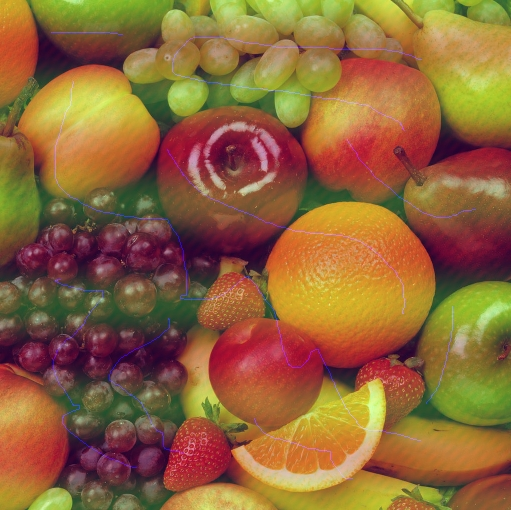
//> input picture fruit.jpg, 511 x 510 px
$ ./main fruit.jpg   (built with g++ and OpenCV 4)
//> lines starting //> are read from the running program, lines starting //| are printed output that depends on the picture
#include <stdio.h>
#include <opencv2/opencv.hpp>
#include "opencv2/imgproc/imgproc.hpp"
#include "opencv2/highgui/highgui.hpp"
#include <opencv2/core/core.hpp>
#include <iostream>

using namespace std;
using namespace cv;

bool RetrieveImage(int argc, char** argv);
void GetRGBChannels();
int display_dst(int delay);

int DELAY_CAPTION = 1500;
int DELAY_BLUR = 100;
int MAX_KERNEL_LENGTH = 31;
Mat src;  // Holds source image
Mat channel[3]; // Holds rgb channels
char window_name[] = "Filter Demo 1";
Mat dst;

int main(int argc, char** argv)
{
    if(!RetrieveImage(argc, argv))  // Try and get the image
      return -1;
//> in RetrieveImage, src is the input picture: 510 rows x 511 cols, CV_8UC3; mean B, G, R 58, 101.3, 143.5

    namedWindow("Original Image", WINDOW_AUTOSIZE);
    namedWindow("Resulting Image", WINDOW_AUTOSIZE);
    namedWindow("Final Image", WINDOW_AUTOSIZE);
    namedWindow("Channel 0", WINDOW_AUTOSIZE);
    namedWindow("Channel 1", WINDOW_AUTOSIZE);  // Create windows
    namedWindow("Channel 2", WINDOW_AUTOSIZE);

    split(src, channel);  // Split the source image (src) into multiple channels
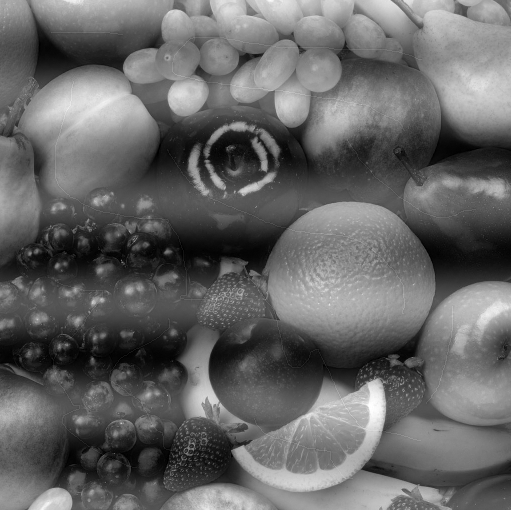
//> channel[1]: 510 rows x 511 cols, CV_8UC1; min 0, max 255, mean 101.3
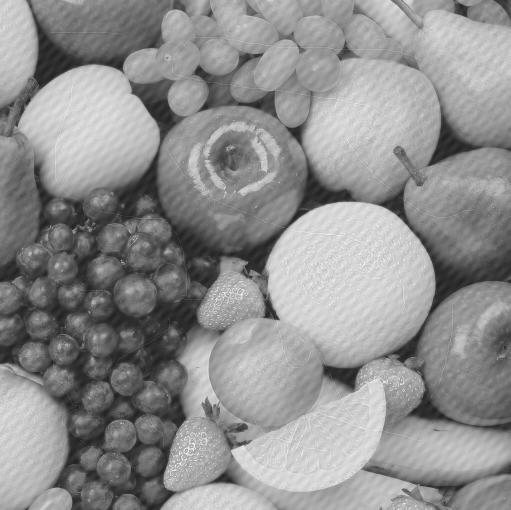
//> channel[2]: 510 rows x 511 cols, CV_8UC1; min 30, max 255, mean 143.5

    imshow("Original Image", src);
    medianBlur(channel[0],channel[0],255); // Applying Median blur to channel 0
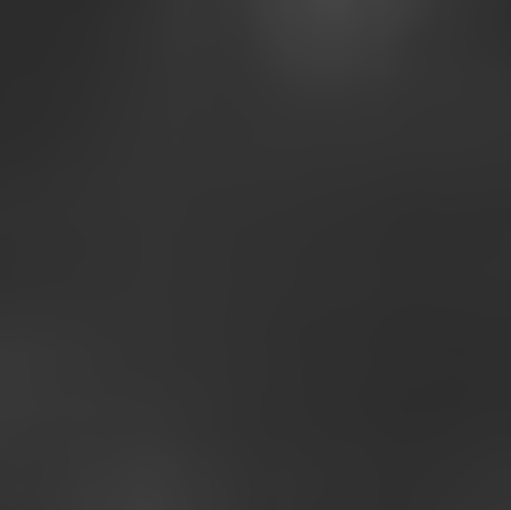
//> channel[0]: 510 rows x 511 cols, CV_8UC1; min 44, max 69, mean 50.2
    medianBlur(channel[1],channel[1],123); // Applying Median blur to channel 1
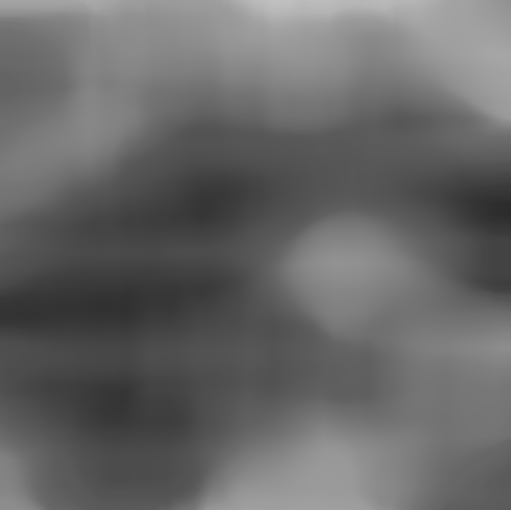
//> channel[1]: 510 rows x 511 cols, CV_8UC1; min 43, max 192, mean 103.6
    medianBlur(channel[2],channel[2],123); // Applying Median blur to channel 2
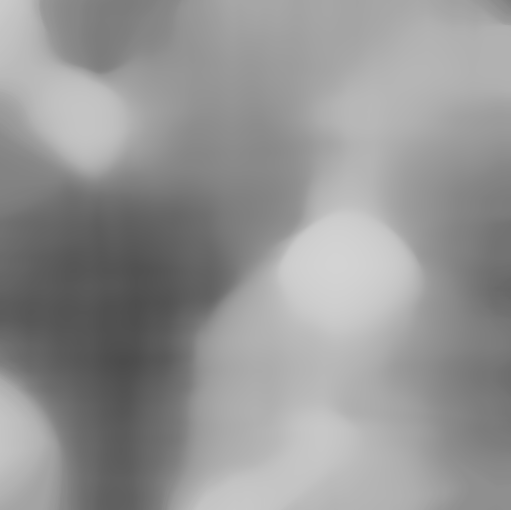
//> channel[2]: 510 rows x 511 cols, CV_8UC1; min 76, max 211, mean 148.7
    imshow("Channel 0", channel[0]);
    imshow("Channel 1", channel[1]);
    imshow("Channel 2", channel[2]);
    Mat image;
    merge(channel, 3, image);
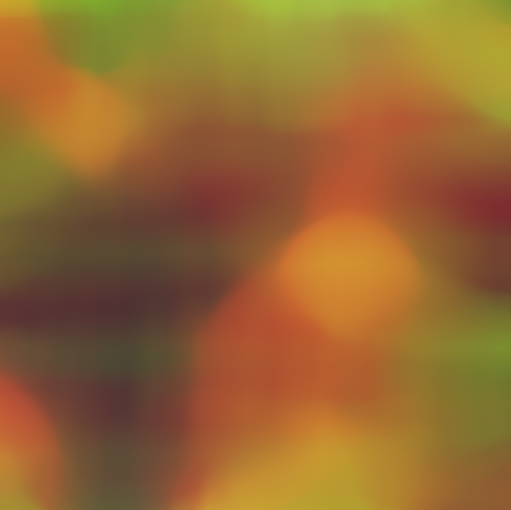
//> image: 510 rows x 511 cols, CV_8UC3; mean B, G, R 50.2, 103.6, 148.7
    imshow("Resulting Image", image);
    Mat final;
    subtract(src*2, image, final);  //  image subtraction img3=img1-img2
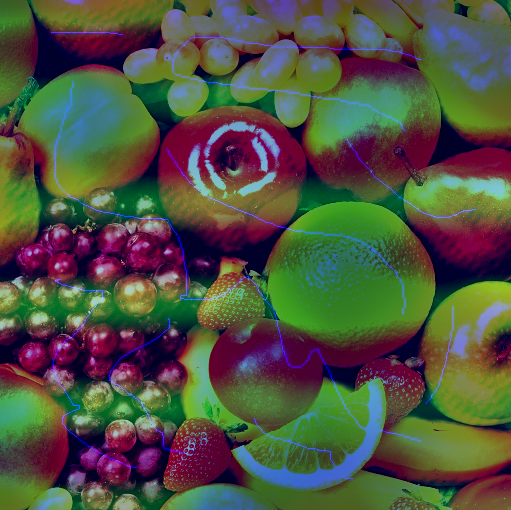
//> final: 510 rows x 511 cols, CV_8UC3; mean B, G, R 65.3, 82.5, 79.5
    imshow("Final Image", final);

    waitKey(0);
    return 0;
}

bool RetrieveImage(int argc, char** argv) {
  if ( argc != 2 )  {
      printf("usage: PicRepair.out <Image_Path>\n");
      return false;
  }

  src = imread( argv[1], 1 );

  if ( !src.data )  {
      printf("No image data \n");
      return false;
  } else {
    return true;
  }
}

int display_dst(int delay)
{
    imshow( window_name, dst );
    int c = waitKey ( delay );
    if( c >= 0 ) { return -1; }
    return 0;
}
